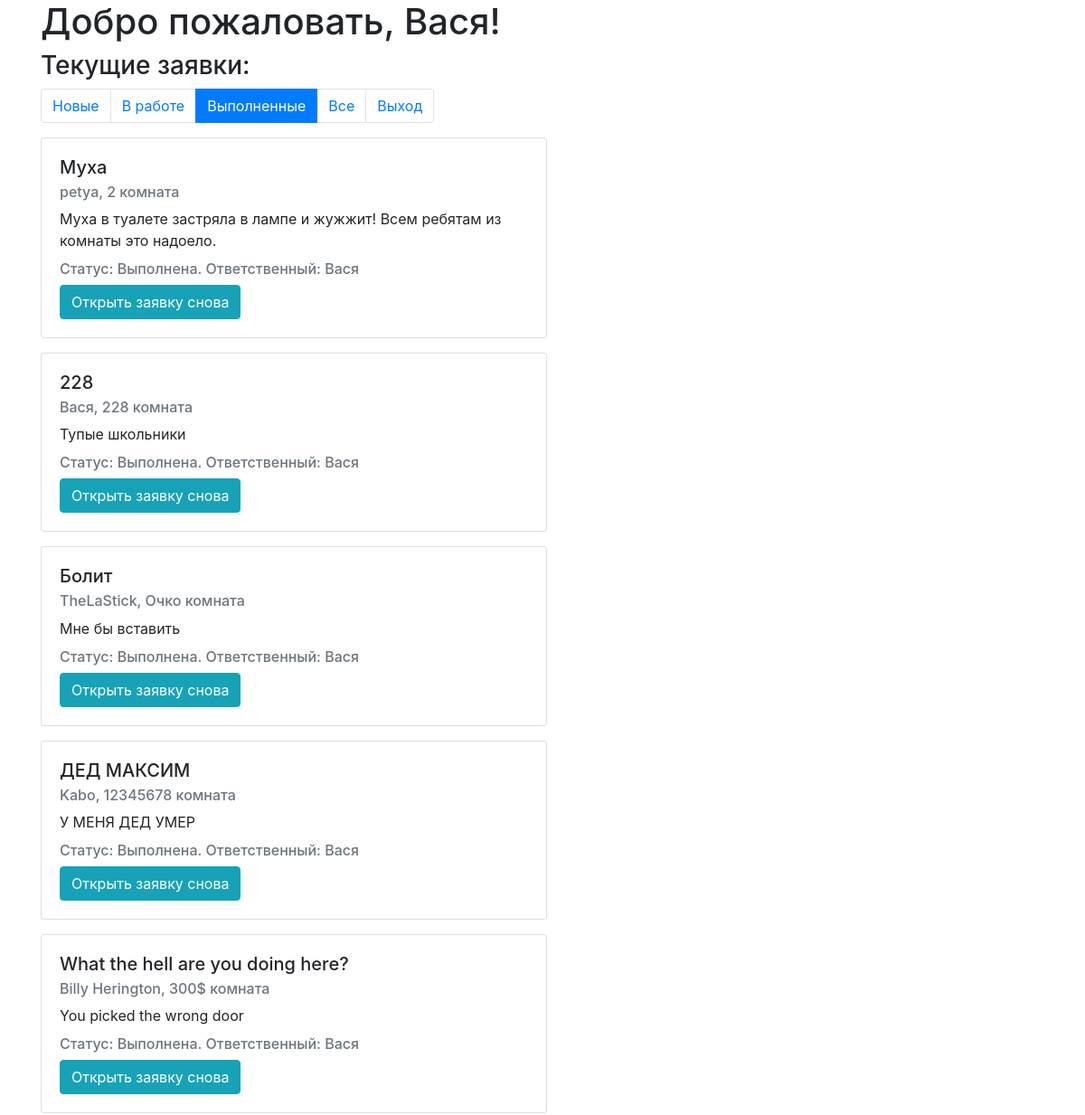
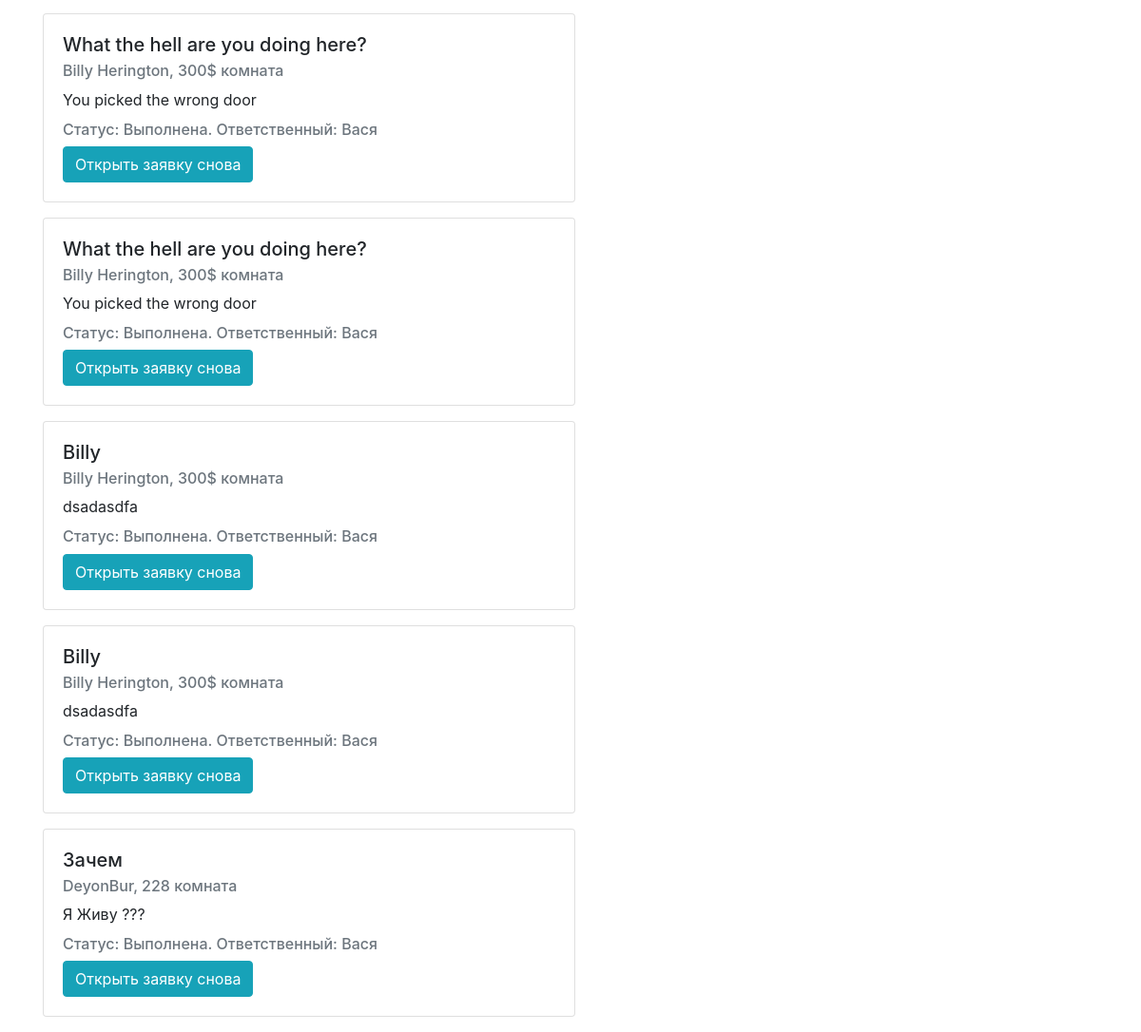
The app's page /finished (signed in) with its own data (2 pictures, top to bottom).
### app/models.py (models this page shows, shortened)
class Claim(models.Model):
    text = models.TextField()
    name = models.CharField(max_length=255)
    house = models.CharField(max_length=255)
    user = models.ForeignKey(User, on_delete=models.CASCADE)
    status = models.CharField(max_length=255)
    moder = models.ForeignKey(User, on_delete=models.CASCADE, related_name='moders', default=None, blank=True,
                              null=True)
    likes = models.ManyToManyField(User, related_name='likes')

### app/views.py (the view)
# urls.py: path('finished', indexModerFinished),
def indexModerFinished(request):
    return indexModerRender(request, 'finished')

### app/views.py (called while the page is built, shortened)
@register.filter(name='lookup')
def lookup(value, arg):
    return value[arg]

def indexModerRender(request, status):
    if request.user.is_authenticated and request.user.groups.filter(name='moders').exists():
        if request.method == 'GET':
            claims = Claim.objects.all()
            if status == 'new':
                claims = Claim.objects.filter(status=status)
            if status == 'finished' or status == 'processed':
                claims = Claim.objects.filter(status=status, moder=request.user)
            section = status
            statusRus = dict()
            statusRus['new'] = 'На рассмотрении'
            statusRus['processed'] = 'В работе'
            statusRus['finished'] = 'Выполнена'
            return render(request, "indexModer.html",
                          {'claims': claims, 'username': request.user.username, 'section': section,
                           'statusRus': statusRus})
    else:
        return redirect('/login')

### app/templates/indexModer.html (shortened to what this page needs)
<!DOCTYPE html>
<html lang="en">
<head>
    <link href="/open-iconic/font/css/open-iconic-bootstrap.css" rel="stylesheet">
    <link rel="stylesheet" href="https://maxcdn.bootstrapcdn.com/bootstrap/4.0.0/css/bootstrap.min.css"
>
</head>
<body>
<div class="container">
    <h1>Добро пожаловать, {{username}}!</h1>
    <h3>
        Текущие заявки:
    </h3>
    <nav aria-label="...">
        <ul class="pagination">
            <li class="page-item {% if section == 'new' %} active {%endif%}"><a class="page-link" href="/new">Новые</a>
            </li>
            <li class="page-item {% if section == 'processed' %} active {%endif%}"><a class="page-link"
                                                                                      href="/processed">В работе</a>
            </li>
            <li class="page-item {% if section == 'finished' %} active {%endif%}"><a class="page-link" href="/finished">Выполненные</a>
            </li>
            <li class="page-item {% if section == 'all' %} active {%endif%}"><a class="page-link"
                                                                                      href="/allModer">Все</a>
            </li>
            <li class="page-item">
                <a class="page-link" href="/logout">Выход</a>
            </li>
        </ul>
    </nav>
    {% for claim in claims %}
    <form method="POST">
        <div class="card" style="width: 35rem;">
            <div class="card-body">
                <h5 class="card-title">{{claim.name}}</h5>
                <h6 class="card-subtitle mb-2 text-muted">{{claim.user.username}}, {{claim.house}} комната</h6>
                <p class="card-text">{{claim.text}}</p>
                {% if claim.status != 'new' %}
                <h6 class="card-subtitle mb-2 text-muted">Статус: {{ statusRus|lookup:claim.status }}. Ответственный:
                    {{claim.moder}}</h6>
                {%endif%}
                {% if section == 'finished' %}
                <input type="submit" name="open" value="Открыть заявку снова" class="btn btn-info">
                {% endif %}
            </div>
        </div>
    </form>
    {% endfor %}
</div>
</body>
</html>

### records on screen
Claim: name "Муха", user.username "petya", house "2", text "Муха в туалете застряла в лампе и жужжит! Всем ребятам из комнаты это надоело.", status "Выполнена", moder "Вася"
Claim: name "228", user.username "Вася", house "228", text "Тупые школьники", status "Выполнена", moder "Вася"
Claim: name "Болит", user.username "TheLaStick", house "Очко", text "Мне бы вставить", status "Выполнена", moder "Вася"
Claim: name "ДЕД МАКСИМ", user.username "Kabo", house "12345678", text "У МЕНЯ ДЕД УМЕР", status "Выполнена", moder "Вася"
Claim: name "What the hell are you doing here?", user.username "Billy Herington", house "300$", text "You picked the wrong door", status "Выполнена", moder "Вася"
Claim: name "What the hell are you doing here?", user.username "Billy Herington", house "300$", text "You picked the wrong door", status "Выполнена", moder "Вася"
Claim: name "What the hell are you doing here?", user.username "Billy Herington", house "300$", text "You picked the wrong door", status "Выполнена", moder "Вася"
Claim: name "Billy", user.username "Billy Herington", house "300$", text "dsadasdfa", status "Выполнена", moder "Вася"
Claim: name "Billy", user.username "Billy Herington", house "300$", text "dsadasdfa", status "Выполнена", moder "Вася"
Claim: name "Зачем", user.username "DeyonBur", house "228", text "Я Живу ???", status "Выполнена", moder "Вася"

### other values on screen
{{ username }} "Вася"
